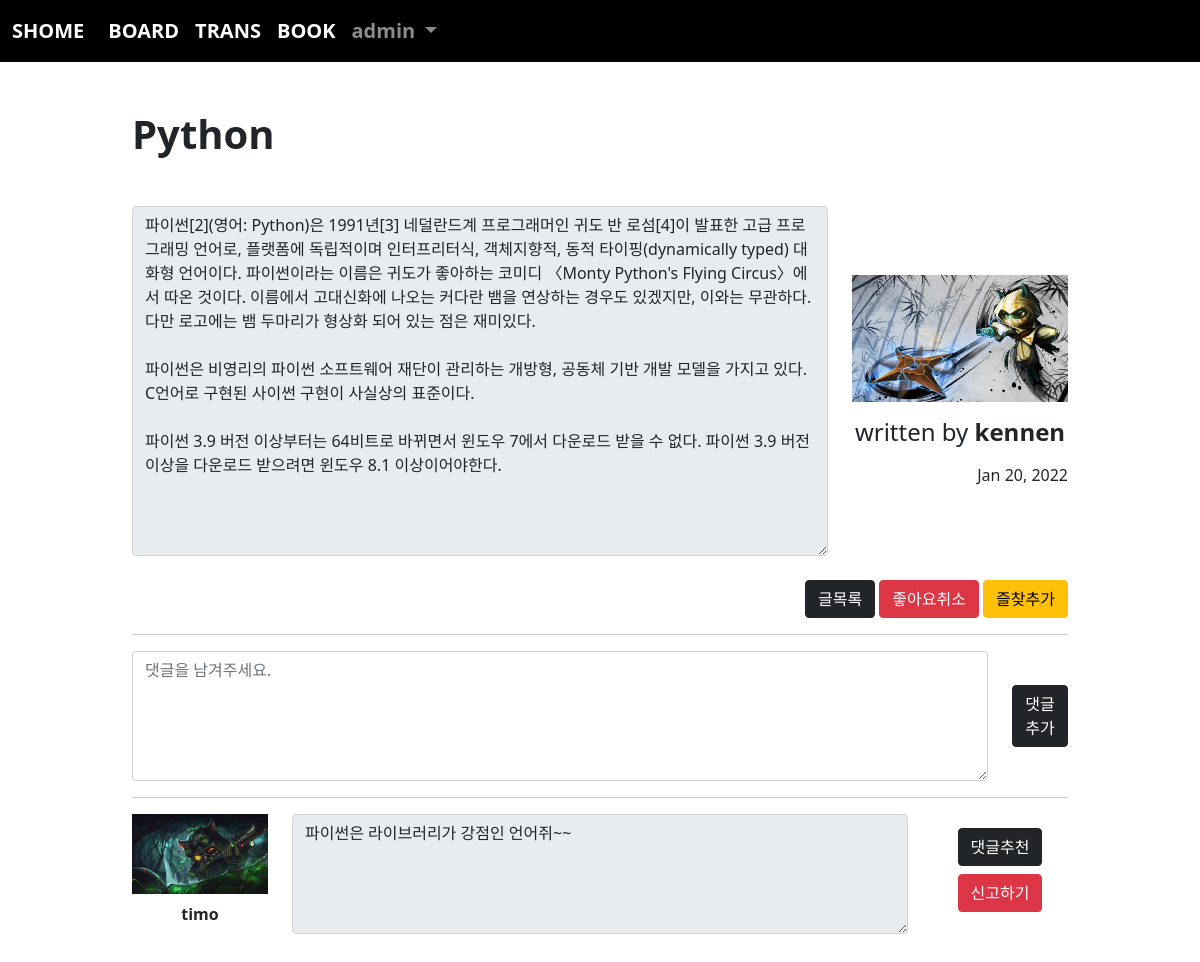
Page /board/detail/2 (signed in) on the committed database.
### acc/models.py (models this page shows)
class User(AbstractUser):
    comment = models.TextField()
    point = models.IntegerField(default=0)
    age = models.IntegerField(default=0)
    pic = models.ImageField(upload_to="user/%y/%m")
    def getpic(self):
        if self.pic:
            return self.pic.url
        return "/media/noimage.png"

### board/models.py (models this page shows, shortened)
class Board(models.Model):
    subject = models.CharField(max_length=200)
    writer = models.ForeignKey(User, on_delete=models.CASCADE, related_name="writer")
    content = models.TextField()
    likey = models.ManyToManyField(User, blank=True, related_name="likey")
    pubdate = models.DateTimeField()

class Reply(models.Model):
    b = models.ForeignKey(Board, on_delete=models.CASCADE)
    replyer = models.ForeignKey(User, on_delete=models.CASCADE)
    comment = models.TextField()
    pubdate = models.DateTimeField()

### board/views.py (the view)
# urls.py: path('detail/<bpk>', views.detail, name="detail"),
def detail(request, bpk):
    b = Board.objects.get(id=bpk)
    r = b.reply_set.all()
    context = {
        "b" : b,
        "rlist" : r
    }
    return render(request, "board/detail.html", context)

### template/board/detail.html (shortened to what this page needs)
{% extends 'base.html' %}
{% block con %}
    <div class="container mt-5 mb-5" style="width: 80%;">
        <h1><b>{{ b.subject }}</b></h1>
        <div class="row mt-5">
            <div class="col-lg-9">
                <textarea class="form-control" style="height: 350px;" disabled>{{ b.content }}</textarea>
            </div>
            <div class="col-lg-3 text-center" style="margin: auto;">
                <img src="{{ b.writer.getpic }}" width="100%">
                <div class="mt-3">
                    <h4>written by <b>{{ b.writer }}</b></h4>
                </div>
                <div class="mt-3 text-end">
                    {{ b.pubdate | date:'M d, Y'}}
                </div>
            </div>
        </div>
        <div class="text-end mt-4">
            <a href="{% url 'board:index' %}" class="btn btn-dark">글목록</a>
            {% if user in b.likey.all %}
                <a href="{% url 'board:unlikey' b.id %}" class="btn btn-danger">좋아요취소</a>
            {% else %}
                <a href="{% url 'board:likey' b.id %}" class="btn btn-primary">좋아요</a>
            {% endif %}
            <button type="button" class="btn btn-warning" data-bs-toggle="modal" data-bs-target="#b">
                즐찾추가
            </button>
        </div>
        <hr>
        <form method="post" action="{% url 'board:creply' b.id %}">
            <div class="row">
                <div class="col-lg-11">
                    <textarea name="com" class="form-control" style="height: 130px;" placeholder="댓글을 남겨주세요."></textarea>
                </div>
                <div class="col-lg-1 text-center" style="margin: auto;">
                    <button class="btn btn-dark">댓글추가</button>
                </div>
            </div>
        </form>
        <hr>
        {% if rlist %}
            {% for i in rlist %}
                <div class="row mb-5">
                    <div class="col-lg-2">
                        <img src="{{ i.replyer.getpic }}" width="100%">
                        <div class="mt-2 text-center">
                            <b>{{ i.replyer }}</b>
                        </div>
                    </div>
                    <div class="col-lg-8">
                        <textarea class="form-control" style="height: 120px;" disabled>{{ i.comment }}</textarea>
                    </div>
                    <div class="col-lg-2 text-center" style="margin: auto;">
                        {% if user == i.replyer %}
                            <a href="{% url 'board:dreply' b.id i.id %}"><button class="btn btn-dark mb-2">댓글삭제</button></a>
                        {% else %}
                            <button class="btn btn-dark mb-2">댓글추천</button>
                            <button class="btn btn-danger mb-2">신고하기</button>
                        {% endif %}
                    </div>
                </div>
            {% endfor %}
        {% else %}
            <div class="text-center">
                <mark style="background-color: rgba(255, 247, 17, 0.708);"><b>첫번째 댓글을 달아주세요</b></mark>
            </div>
        {% endif %}
    </div>
{% endblock %}

### template/base.html (shortened to what this page needs)
<!doctype html>
<html lang="en">
    <head>
        <link href="https://cdn.jsdelivr.net/npm/bootstrap@5.1.3/dist/css/bootstrap.min.css" rel="stylesheet">
    </head>
    <body>
        {% if user.is_authenticated %}
            <nav class="navbar navbar-expand-lg navbar-dark" style="background-color: rgb(0, 0, 0); font-size: 20px; font-weight: bold;">
                <div class="container-fluid">
                    <a class="navbar-brand" href="{% url 'acc:index' %}">SHOME</a>
                    <div class="collapse navbar-collapse" id="navbarSupportedContent">
                        <ul class="navbar-nav me-auto mb-2 mb-lg-0">
                            <li class="nav-item">
                                <a class="nav-link active" aria-current="page" href="{% url 'board:index' %}">BOARD</a>
                            </li>
                            <li class="nav-item">
                                <a class="nav-link active" aria-current="page" href="{% url 'trans:index' %}">TRANS</a>
                            </li>
                            <li class="nav-item">
                                <a class="nav-link active" aria-current="page" href="{% url 'book:index' %}">BOOK</a>
                            </li>
                            <li class="nav-item dropdown">
                                <a class="nav-link dropdown-toggle" href="#" id="navbarDropdown" role="button" data-bs-toggle="dropdown" aria-expanded="false">
                                    {{ user.username }}
                                </a>
                            </li>
                        </ul>
                    </div>
                </div>
            </nav>
        {% endif %}
        {% if user.is_authenticated %}
            {% block con %}
            {% endblock %}
        {% endif %}
    </body>
</html>

### rows in the picture
User: username "admin"
Board: subject "Python", content "파이썬[2](영어: Python)은 1991년[3] 네덜란드계 프로그래머인 귀도 반 로섬[4]이 발표한 고급 프로그래밍 언어로, 플랫폼에 독립적이며 인터프리터식, 객체지향적, 동적 타이핑(dynamically typed) 대화형 언어이다. 파이썬이라는 이름은 귀도가 좋아하는 코미디 〈Monty Python's Flying Circus〉에서 따온 것이다. 이름에서 고대신화에 나오는 커다란 뱀을 연상하는 경우도 있겠지만, 이와는 무관하다. 다만 로고에는 뱀 두마리가 형상화 되어 있는 점은 재미있다. 파이썬은 비영리의 파이썬 소프트웨어 재단이 관리하는 개방형, 공동체 기반 개발 모델을 가지고 있다. C언어로 구현된 사이썬 구현이 사실상의 표준이다. 파이썬 3.9 버전 이상부터는 64비트로 바뀌면서 윈도우 7에서 다운로드 받을 수 없다. 파이썬 3.9 버전 이상을 다운로드 받으려면 윈도우 8.1 이상이어야한다.", writer.getpic (picture), writer "kennen", pubdate "Jan 20, 2022"
Reply: replyer.getpic (picture), replyer "timo", comment "파이썬은 라이브러리가 강점인 언어쥐~~", shows "댓글추천"
